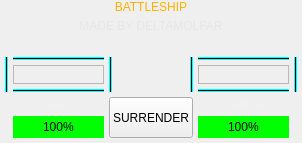
      <widget class="QWidget" name="page_SinglePlayerGameplay">
       <property name="styleSheet">
        <string notr="true"/>
       </property>
       <layout class="QGridLayout" name="gridLayout_2">
        <property name="leftMargin">
         <number>5</number>
        </property>
        <property name="topMargin">
         <number>0</number>
        </property>
        <property name="rightMargin">
         <number>5</number>
        </property>
        <property name="bottomMargin">
         <number>5</number>
        </property>
        <property name="spacing">
         <number>5</number>
        </property>
        <item row="3" column="5" rowspan="4">
         <widget class="Line" name="line_7">
          <property name="styleSheet">
           <string notr="true">background-color: rgb(0, 255, 255);</string>
          </property>
          <property name="frameShadow">
           <enum>QFrame::Plain</enum>
          </property>
          <property name="orientation">
           <enum>Qt::Vertical</enum>
          </property>
         </widget>
        </item>
        <item row="1" column="1" colspan="6">
         <widget class="QLabel" name="label_5">
          <property name="sizePolicy">
           <sizepolicy hsizetype="Preferred" vsizetype="Maximum">
            <horstretch>0</horstretch>
            <verstretch>0</verstretch>
           </sizepolicy>
          </property>
          <property name="styleSheet">
           <string notr="true">font: 600 italic 9pt &quot;Sitka Display Semibold&quot;;
color: rgb(230, 230, 230);</string>
          </property>
          <property name="lineWidth">
           <number>0</number>
          </property>
          <property name="text">
           <string>MADE BY DELTAMOLFAR</string>
          </property>
          <property name="alignment">
           <set>Qt::AlignCenter</set>
          </property>
         </widget>
        </item>
        <item row="7" column="1">
         <widget class="QLabel" name="label_12">
          <property name="sizePolicy">
           <sizepolicy hsizetype="Preferred" vsizetype="Fixed">
            <horstretch>0</horstretch>
            <verstretch>0</verstretch>
           </sizepolicy>
          </property>
          <property name="styleSheet">
           <string notr="true">font: 700 16px &quot;Consolas&quot;;
color: rgb(240, 240, 240);</string>
          </property>
          <property name="text">
           <string>Health left:</string>
          </property>
          <property name="alignment">
           <set>Qt::AlignCenter</set>
          </property>
         </widget>
        </item>
        <item row="3" column="7" rowspan="4">
         <widget class="Line" name="line_11">
          <property name="styleSheet">
           <string notr="true">background-color: rgb(0, 255, 255);</string>
          </property>
          <property name="frameShadow">
           <enum>QFrame::Plain</enum>
          </property>
          <property name="orientation">
           <enum>Qt::Vertical</enum>
          </property>
         </widget>
        </item>
        <item row="3" column="0" rowspan="4">
         <widget class="Line" name="line_5">
          <property name="styleSheet">
           <string notr="true">background-color: rgb(0, 255, 255);</string>
          </property>
          <property name="frameShadow">
           <enum>QFrame::Plain</enum>
          </property>
          <property name="orientation">
           <enum>Qt::Vertical</enum>
          </property>
         </widget>
        </item>
        <item row="4" column="1" rowspan="2">
         <widget class="QFrame" name="frame_SinglePlayerGameplay_UserFrame">
          <property name="sizePolicy">
           <sizepolicy hsizetype="Expanding" vsizetype="Preferred">
            <horstretch>5</horstretch>
            <verstretch>0</verstretch>
           </sizepolicy>
          </property>
          <property name="styleSheet">
           <string notr="true">
image: url(:/new/prefix1/res/ship_hard.png);
</string>
          </property>
          <property name="frameShape">
           <enum>QFrame::StyledPanel</enum>
          </property>
          <property name="frameShadow">
           <enum>QFrame::Raised</enum>
          </property>
         </widget>
        </item>
        <item row="8" column="6">
         <widget class="QProgressBar" name="progressBar_2">
          <property name="styleSheet">
           <string notr="true">QProgressBar {
	text-align: center;
	font: 700 16px &quot;Consolas&quot;;
	background-color: rgb(220, 220, 220);
}
 QProgressBar::chunk {
    background-color: rgb(0,255,0);
    width: 1px;
 }</string>
          </property>
          <property name="value">
           <number>100</number>
          </property>
         </widget>
        </item>
        <item row="4" column="6" rowspan="2">
         <widget class="QFrame" name="frame_SinglePlayerGameplay_ComputerFrame">
          <property name="sizePolicy">
           <sizepolicy hsizetype="Expanding" vsizetype="Preferred">
            <horstretch>5</horstretch>
            <verstretch>0</verstretch>
           </sizepolicy>
          </property>
          <property name="styleSheet">
           <string notr="true"/>
          </property>
          <property name="frameShape">
           <enum>QFrame::StyledPanel</enum>
          </property>
          <property name="frameShadow">
           <enum>QFrame::Raised</enum>
          </property>
         </widget>
        </item>
        <item row="7" column="2" rowspan="2" colspan="4">
         <widget class="QPushButton" name="pushButton_SinglePlayerGameplay_Surrender">
          <property name="sizePolicy">
           <sizepolicy hsizetype="Expanding" vsizetype="Minimum">
            <horstretch>1</horstretch>
            <verstretch>0</verstretch>
           </sizepolicy>
          </property>
          <property name="styleSheet">
           <string notr="true"/>
          </property>
          <property name="text">
           <string>SURRENDER</string>
          </property>
         </widget>
        </item>
        <item row="8" column="1">
         <widget class="QProgressBar" name="progressBar">
          <property name="styleSheet">
           <string notr="true">QProgressBar {
	text-align: center;
	font: 700 16px &quot;Consolas&quot;;
	background-color: rgb(220, 220, 220);
}
 QProgressBar::chunk {
    background-color: rgb(0,255,0);
    width: 1px;
 }</string>
          </property>
          <property name="value">
           <number>100</number>
          </property>
         </widget>
        </item>
        <item row="6" column="1">
         <widget class="Line" name="line_4">
          <property name="styleSheet">
           <string notr="true">background-color: rgb(0, 255, 255);</string>
          </property>
          <property name="frameShadow">
           <enum>QFrame::Plain</enum>
          </property>
          <property name="orientation">
           <enum>Qt::Horizontal</enum>
          </property>
         </widget>
        </item>
        <item row="7" column="6">
         <widget class="QLabel" name="label_13">
          <property name="sizePolicy">
           <sizepolicy hsizetype="Preferred" vsizetype="Fixed">
            <horstretch>0</horstretch>
            <verstretch>0</verstretch>
           </sizepolicy>
          </property>
          <property name="styleSheet">
           <string notr="true">font: 700 16px &quot;Consolas&quot;;
color: rgb(240, 240, 240);</string>
          </property>
          <property name="text">
           <string>Health left:</string>
          </property>
          <property name="alignment">
           <set>Qt::AlignCenter</set>
          </property>
         </widget>
        </item>
        <item row="0" column="1" colspan="6">
         <widget class="QLabel" name="label_9">
          <property name="sizePolicy">
           <sizepolicy hsizetype="Expanding" vsizetype="Maximum">
            <horstretch>0</horstretch>
            <verstretch>0</verstretch>
           </sizepolicy>
          </property>
          <property name="styleSheet">
           <string notr="true">font: 900 36pt &quot;Arial&quot;;
color: rgb(255, 179, 0);
border-color: rgb(0, 0, 0);</string>
          </property>
          <property name="text">
           <string>BATTLESHIP</string>
          </property>
          <property name="alignment">
           <set>Qt::AlignCenter</set>
          </property>
         </widget>
        </item>
        <item row="2" column="6">
         <widget class="QLabel" name="label_SinglePlayerGameplay_AINAME">
          <property name="sizePolicy">
           <sizepolicy hsizetype="Preferred" vsizetype="Fixed">
            <horstretch>0</horstretch>
            <verstretch>0</verstretch>
           </sizepolicy>
          </property>
          <property name="styleSheet">
           <string notr="true">font: 700 16px &quot;Consolas&quot;;
color: rgb(240, 240, 240);</string>
          </property>
          <property name="text">
           <string>AI (Medium)</string>
          </property>
          <property name="alignment">
           <set>Qt::AlignCenter</set>
          </property>
         </widget>
        </item>
        <item row="6" column="6">
         <widget class="Line" name="line_8">
          <property name="styleSheet">
           <string notr="true">background-color: rgb(0, 255, 255);</string>
          </property>
          <property name="frameShadow">
           <enum>QFrame::Plain</enum>
          </property>
          <property name="orientation">
           <enum>Qt::Horizontal</enum>
          </property>
         </widget>
        </item>
        <item row="2" column="1">
         <widget class="QLabel" name="label_SinglePlayerGameplay_UserName">
          <property name="sizePolicy">
           <sizepolicy hsizetype="Preferred" vsizetype="Fixed">
            <horstretch>0</horstretch>
            <verstretch>0</verstretch>
           </sizepolicy>
          </property>
          <property name="styleSheet">
           <string notr="true">font: 700 16px &quot;Consolas&quot;;
color: rgb(240, 240, 240);</string>
          </property>
          <property name="text">
           <string>&lt;NAME&gt;</string>
          </property>
          <property name="alignment">
           <set>Qt::AlignCenter</set>
          </property>
         </widget>
        </item>
        <item row="3" column="6">
         <widget class="Line" name="line_10">
          <property name="styleSheet">
           <string notr="true">background-color: rgb(0, 255, 255);</string>
          </property>
          <property name="frameShadow">
           <enum>QFrame::Plain</enum>
          </property>
          <property name="orientation">
           <enum>Qt::Horizontal</enum>
          </property>
         </widget>
        </item>
        <item row="3" column="2" rowspan="4">
         <widget class="Line" name="line_6">
          <property name="styleSheet">
           <string notr="true">background-color: rgb(0, 255, 255);</string>
          </property>
          <property name="frameShadow">
           <enum>QFrame::Plain</enum>
          </property>
          <property name="orientation">
           <enum>Qt::Vertical</enum>
          </property>
         </widget>
        </item>
        <item row="3" column="1">
         <widget class="Line" name="line_9">
          <property name="styleSheet">
           <string notr="true">background-color: rgb(0, 255, 255);</string>
          </property>
          <property name="frameShadow">
           <enum>QFrame::Plain</enum>
          </property>
          <property name="orientation">
           <enum>Qt::Horizontal</enum>
          </property>
         </widget>
        </item>
        <item row="4" column="3" colspan="2">
         <widget class="QLabel" name="label_14">
          <property name="styleSheet">
           <string notr="true">font: 700 16px &quot;Consolas&quot;;
color: rgb(240, 240, 240);</string>
          </property>
          <property name="text">
           <string/>
          </property>
          <property name="alignment">
           <set>Qt::AlignBottom|Qt::AlignHCenter</set>
          </property>
         </widget>
        </item>
       </layout>
      </widget>
